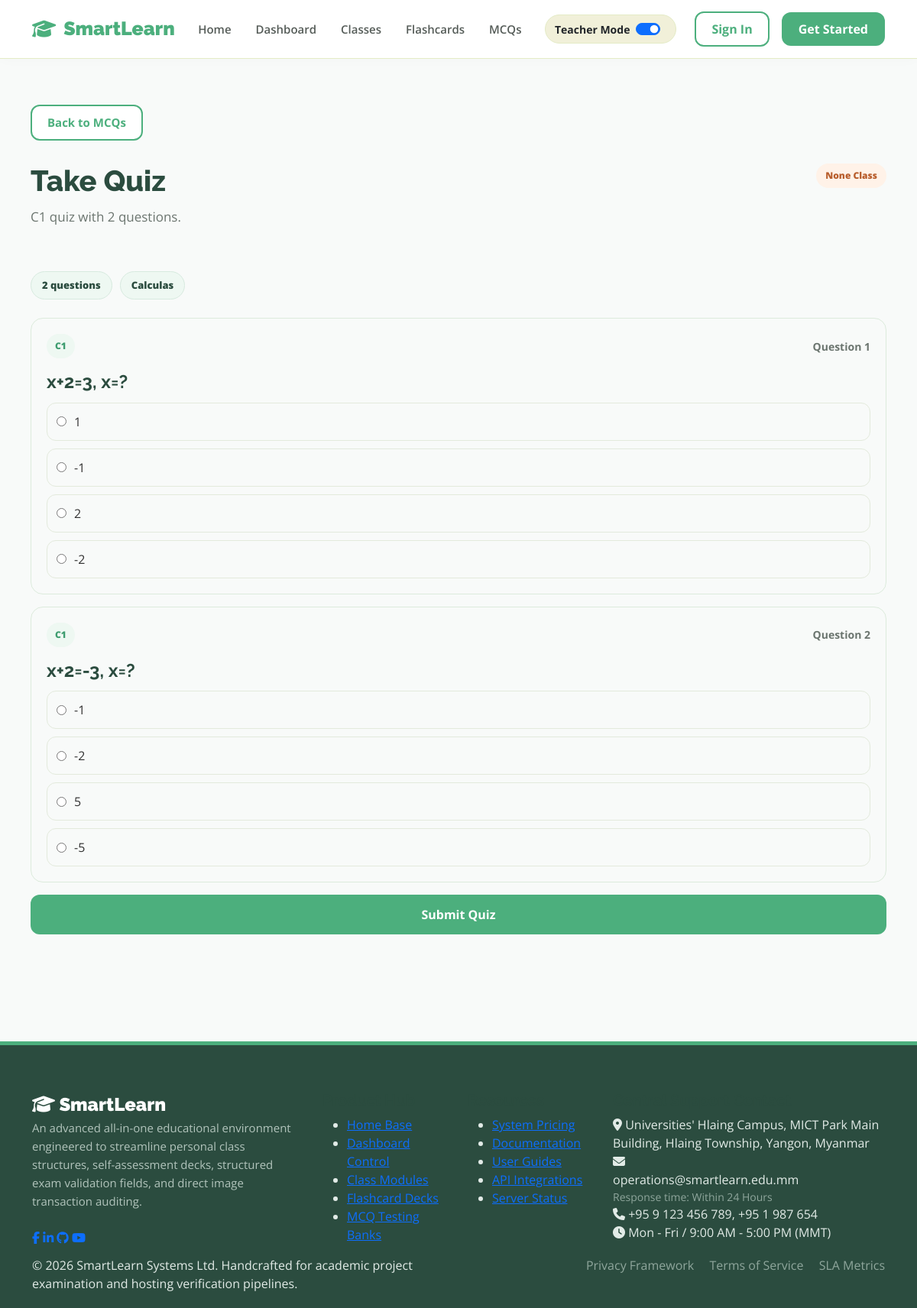
The app's page /classroom/41/mcqs/take/?topic=C1 with its own data.
### smartlearnApp/models.py (models this page shows, shortened)
class Classroom(models.Model):
    SUBJECT_CHOICES = [
        ('math', 'Mathematics'),
        ('science', 'Science'),
        ('coding', 'Coding/IT'),
        ('languages', 'Languages'),
        ('arts', 'Arts & Design'),
    ]
    CLASS_TYPES = [
        ('public', 'Public'),
        ('private', 'Private'),
    ]
    class_id = models.AutoField(primary_key=True)
    owner = models.ForeignKey(User, on_delete=models.CASCADE, related_name='owned_classrooms', null=True, blank=True)
    title = models.CharField(max_length=255, null=True, blank=True)
    description = models.TextField()
    subject = models.CharField(max_length=50, choices=SUBJECT_CHOICES, default='math')
    class_type = models.CharField(max_length=20, choices=CLASS_TYPES, default='public', null=True, blank=True)
    price = models.DecimalField(max_digits=10, decimal_places=2, default=0.00)
    created_at = models.DateTimeField(auto_now_add=True)
    created_from_site = models.BooleanField(default=False)

class MCQQuestion(models.Model):
    OPTION_CHOICES = [
        ('A', 'A'),
        ('B', 'B'),
        ('C', 'C'),
        ('D', 'D'),
    ]
    question_id = models.AutoField(primary_key=True)
    classroom = models.ForeignKey(Classroom, on_delete=models.CASCADE, related_name='mcq_questions')
    created_by = models.ForeignKey(User, on_delete=models.CASCADE, related_name='mcq_questions')
    topic = models.CharField(max_length=120)
    question = models.TextField()
    option_a = models.CharField(max_length=255)
    option_b = models.CharField(max_length=255)
    option_c = models.CharField(max_length=255)
    option_d = models.CharField(max_length=255)
    correct_option = models.CharField(max_length=1, choices=OPTION_CHOICES)
    explanation = models.TextField(blank=True)
    created_at = models.DateTimeField(auto_now_add=True)

### smartlearnApp/views.py (the view)
# urls.py: path('classroom/<int:class_id>/mcqs/take/', views.take_quiz_view, name='take_quiz'),
def take_quiz_view(request, class_id):
    classroom = get_object_or_404(Classroom, class_id=class_id)
    current_user, blocked_response = require_classroom_access(request, classroom)
    if blocked_response:
        return blocked_response
    selected_topic = request.GET.get('topic', '').strip()
    questions = MCQQuestion.objects.filter(classroom=classroom).select_related('created_by').order_by('topic', 'question_id')
    if selected_topic:
        questions = questions.filter(topic=selected_topic)
    questions = list(questions)
    return render(request, 'take_mcq_quiz.html', {
        'classroom': classroom,
        'questions': questions,
        'selected_topic': selected_topic,
        'question_count': len(questions),
        'current_user': current_user,
    })

### smartlearnApp/views.py (called while the page is built)
def get_mock_user(request=None):
    if request and request.user.is_authenticated:
        return request.user
    username = "TestUser"
    if request:
        username = request.POST.get('user') or request.GET.get('user') or 'TestUser'
    user, created = User.objects.get_or_create(username=username)
    return user

def user_can_enter_classroom(classroom, user):
    if classroom.owner == user or classroom.class_type == 'public':
        return True
    return Enrollment.objects.filter(
        classroom=classroom,
        student=user,
        status='approved'
    ).exists()

def require_classroom_access(request, classroom):
    current_user = get_mock_user(request)
    if user_can_enter_classroom(classroom, current_user):
        return current_user, None
    messages.error(
        request,
        "You need approval from the class owner before entering this private classroom."
    )
    return current_user, redirect('browse_classes')

### smartlearnApp/templates/take_mcq_quiz.html (shortened to what this page needs)
{% extends 'base.html' %}
{% block content %}
<div class="learning-page-header">
    <a href="{% url 'mcqs' classroom.class_id %}" class="back-link">Back to MCQs</a>
    <div class="learning-title-row">
        <div>
            <h2 class="page-heading-large">Take Quiz</h2>
            <p class="subtext-muted">
                {% if selected_topic %}
                    {{ selected_topic }} quiz with {{ question_count }} questions.
                {% else %}
                    Full class quiz with {{ question_count }} questions.
                {% endif %}
            </p>
        </div>
        <span class="status-badge {% if classroom.class_type == 'public' %}badge-public{% else %}badge-private{% endif %}">
            {{ classroom.class_type|title }} Class
        </span>
    </div>
    <div class="learning-stats">
        <span class="stat-chip">{{ question_count }} questions</span>
        <span class="stat-chip">{{ classroom.title }}</span>
    </div>
</div>
{% if question_count %}
    <form method="POST" action="{% url 'submit_quiz' classroom.class_id %}" class="quiz-form">
        {% for question in questions %}
            <article class="quiz-question-card">
                <div class="quiz-question-topline">
                    <span class="topic-label">{{ question.topic }}</span>
                    <small>Question {{ forloop.counter }}</small>
                </div>
                <h4>{{ question.question }}</h4>
                <label class="quiz-option">
                    <input type="radio" name="question_{{ question.question_id }}" value="A">
                    <span>{{ question.option_a }}</span>
                </label>
                <label class="quiz-option">
                    <input type="radio" name="question_{{ question.question_id }}" value="B">
                    <span>{{ question.option_b }}</span>
                </label>
                <label class="quiz-option">
                    <input type="radio" name="question_{{ question.question_id }}" value="C">
                    <span>{{ question.option_c }}</span>
                </label>
                <label class="quiz-option">
                    <input type="radio" name="question_{{ question.question_id }}" value="D">
                    <span>{{ question.option_d }}</span>
                </label>
            </article>
        {% endfor %}
        <button type="submit" class="btn-primary">Submit Quiz</button>
    </form>
{% else %}
    <div class="styled-card">
        <p class="empty-text-centered">No questions are available for this quiz yet.</p>
    </div>
{% endif %}
{% endblock %}

### smartlearnApp/static/css/style.css (style rules this page uses)
.back-link { display: inline-block; margin-bottom: 30px; color: #4CAF7D; font-weight: 600; text-decoration: none; font-size: 15px; }
.page-heading-large { font-family: "Raleway", sans-serif; font-size: 38px; font-weight: 800; color: #2b4c3f; margin-bottom: 12px; }
.subtext-muted { color: #6b756f; font-size: 17px; margin-bottom: 40px; }
.btn-primary { background:#4CAF7D; color:white; text-decoration:none; padding:14px 30px; border:none; border-radius:12px; font-weight:700; cursor:pointer; transition:0.3s; }
.back-link { display: inline-block; padding: 10px 20px; background-color: #ffffff; color: #4CAF7D; border: 2px solid #4CAF7D; border-radius: 12px; text-decoration: none; font-weight: 700; font-size: 15px; transition: 0.3s ease; }
.status-badge { flex: 0 0 auto; border-radius: 999px; font-size: 12px; font-weight: 800; padding: 7px 12px; }
.badge-private { background: #fff2e8; color: #b85e2d; }
.learning-page-header { margin-bottom: 24px; }
.learning-title-row { display: flex; align-items: flex-start; justify-content: space-between; gap: 24px; }
.learning-stats { display: flex; flex-wrap: wrap; gap: 10px; margin-top: 18px; }
.stat-chip { background: #eef8f2; border: 1px solid #d7eadf; border-radius: 999px; color: #2b4c3f; font-size: 13px; font-weight: 800; padding: 8px 14px; }
.topic-pill, .topic-label { background: #eef8f2; border-radius: 999px; color: #3f9d70; display: inline-flex; font-size: 12px; font-weight: 900; padding: 7px 11px; }
.study-flip-front small, .quiz-question-topline small { color: #6b756f; font-weight: 700; }
.quiz-form { display: grid; gap: 16px; }
.quiz-question-card, .result-question-card { border: 1px solid #dcebdc; border-radius: 16px; padding: 20px; }
.quiz-question-card h4, .result-question-card h4 { color: #2b4c3f; line-height: 1.4; }
.quiz-question-topline { display: flex; align-items: center; justify-content: space-between; gap: 12px; margin-bottom: 14px; }
.quiz-option { align-items: center; border: 1px solid #e3eadc; border-radius: 12px; cursor: pointer; display: flex; gap: 10px; margin-top: 10px; padding: 12px; }

### smartlearnApp/templates/base.html (style rules this page uses)
* { margin: 0; padding: 0; box-sizing: border-box; }
body { font-family: "Open Sans", sans-serif; background-color: #f8faf9; color: #333; overflow-x: hidden; }
h1, h2, h3, h4, h5, h6 { font-family: "Raleway", sans-serif; font-weight: 700; color: #2b4c3f; }

### records on screen
Classroom: class_type "None", title "Calculas"
MCQQuestion: topic "C1", question "x+2=3, x=?", option_a "1", option_b "-1", option_c "2", option_d "-2"
MCQQuestion: topic "C1", question "x+2=-3, x=?", option_a "-1", option_b "-2", option_c "5", option_d "-5"

### other values on screen
{{ selected_topic }} "C1"
{{ question_count }} "2"
